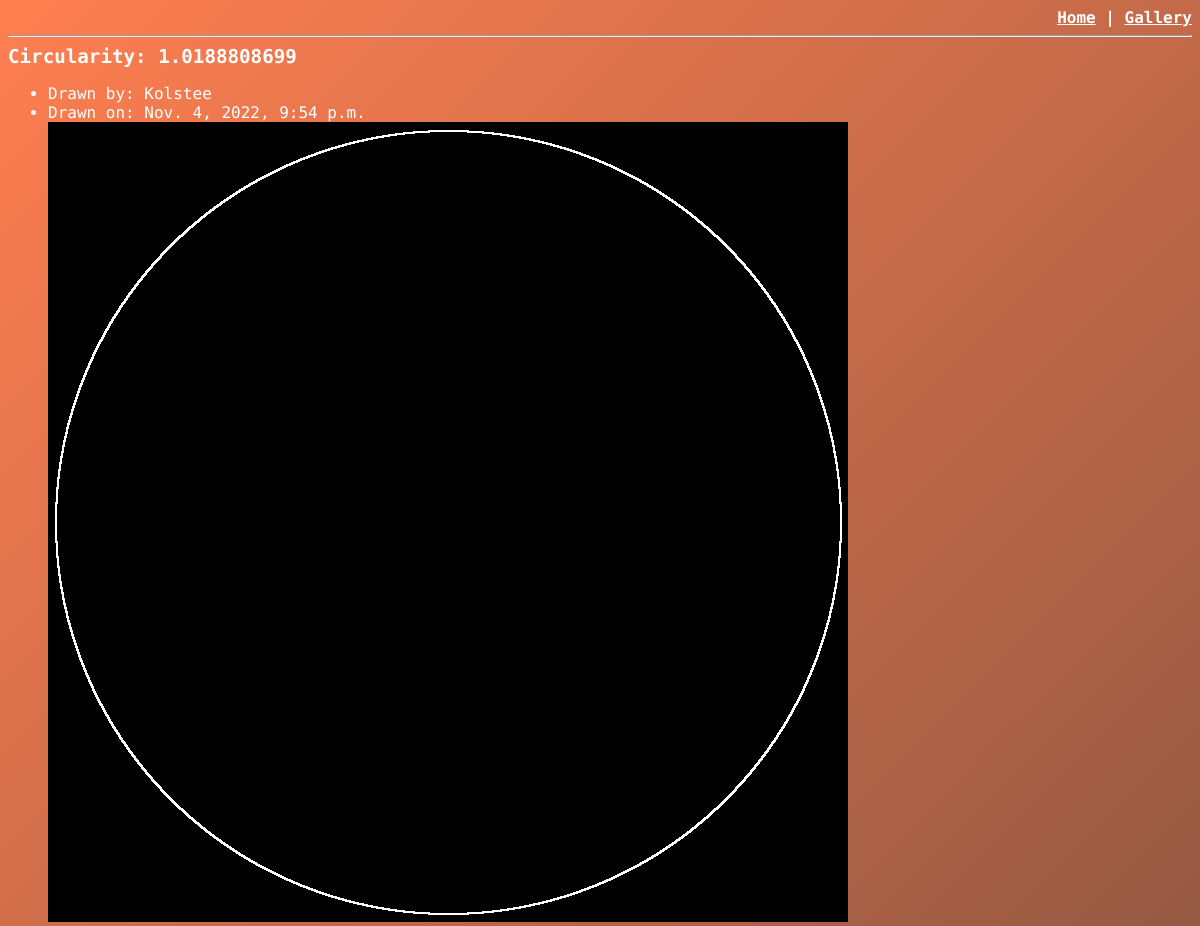
Before: /index/1/ with the older database file.
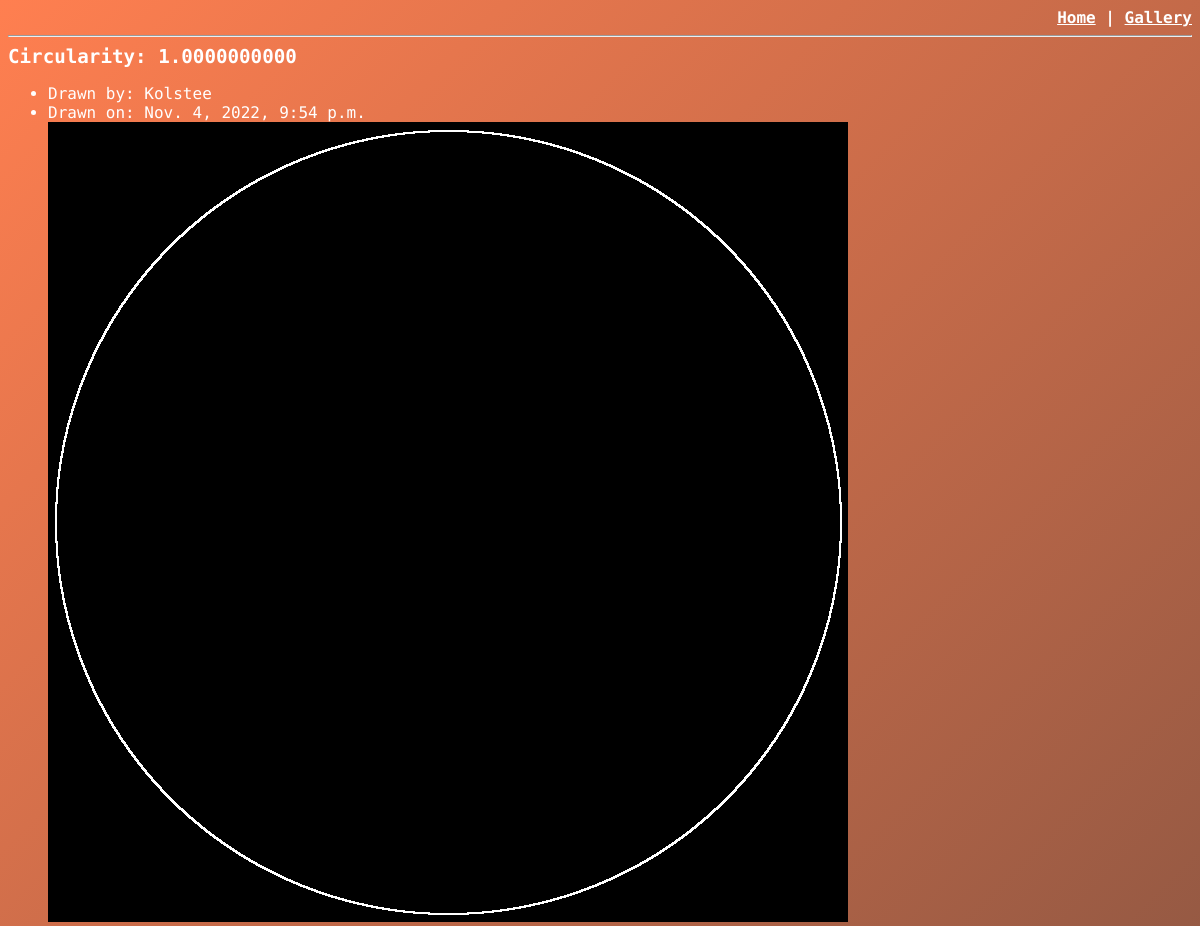
After: the same page with the newer database file.
### circleScoreApp/models.py (models this page shows, shortened)
class Circle(models.Model):
    artist_name = models.CharField(max_length = 200)
    circularity = models.DecimalField(max_digits = 16, decimal_places=10)
    circle = models.ImageField(upload_to='circles/')
    draw_date = models.DateTimeField(auto_now_add = True)

### circleScoreApp/views.py (the view)
# urls.py: path('index/<int:circle_id>/', views.circle, name = 'circle'),
def circle(request, circle_id):
    try:
        circle = Circle.objects.get(pk = circle_id)
    except Circle.DoesNotExist:
        raise Http404("Circle does not exist")
    return render(request, 'circleScoreApp/circle.html', {'circle': circle})

### circleScoreApp/templates/circleScoreApp/circle.html
{% extends 'circleScoreApp/base_template.html' %}
{% load static %}
{% block content %}
<big><b>Circularity: {{ circle.circularity }}</b></big>
<ul>
    <li>Drawn by: {{ circle.artist_name }}</li>
    <li>Drawn on: {{ circle.draw_date }}</li>
    <img src = {{ circle.circle.url }}/>
</ul>
{% endblock %}

Changed rows visible on the page:
changed Circle "Kolstee": circularity "1.0188808699" → "1.0000000000"
